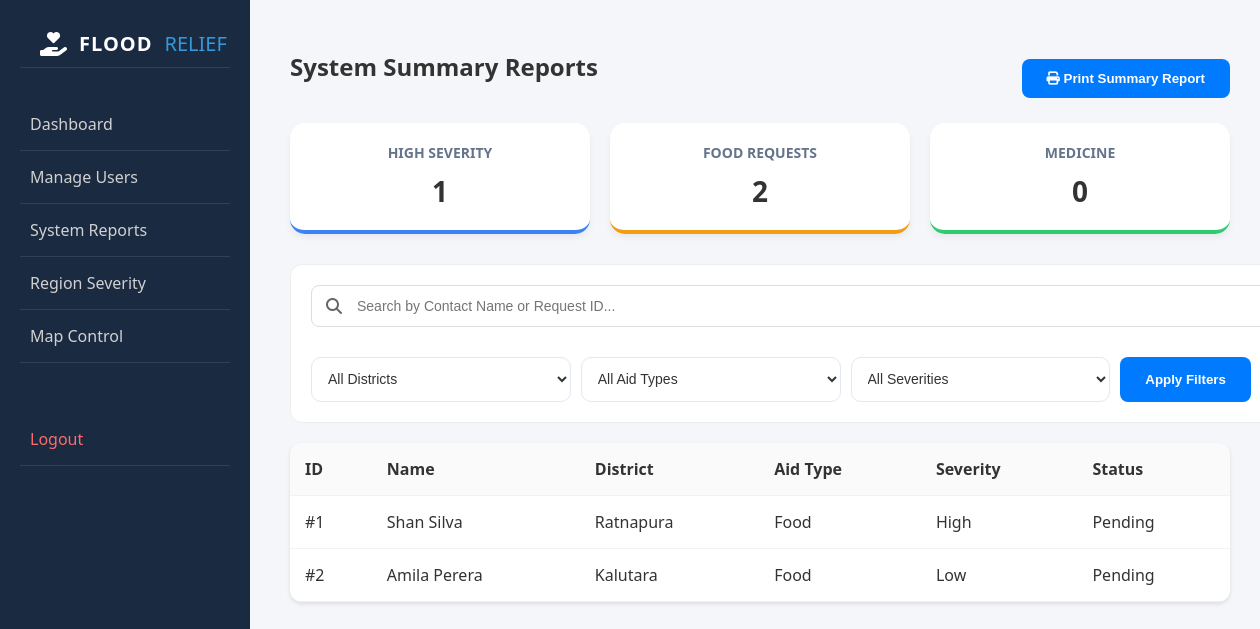
Before: /admin_reports.php with the older database file.
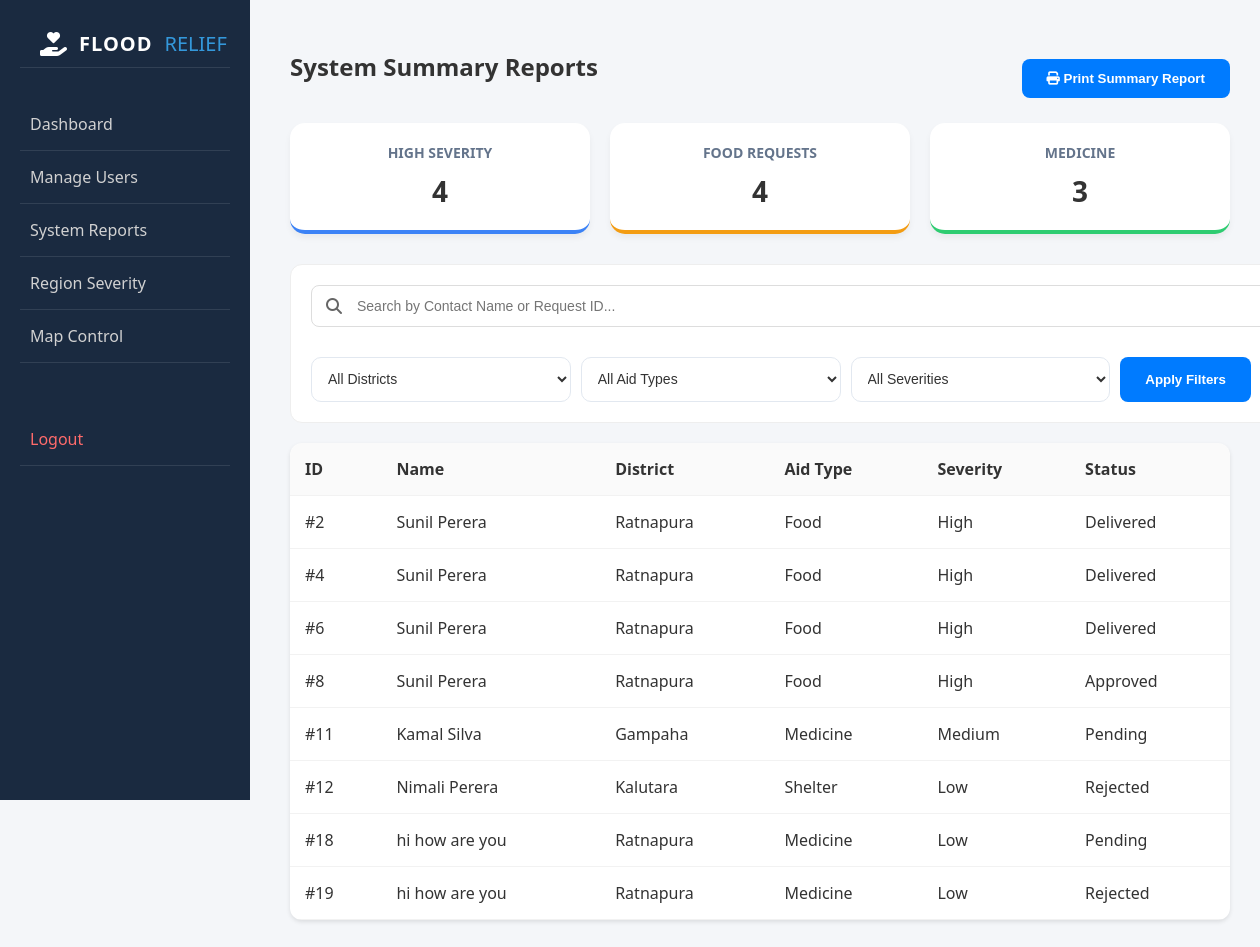
After: the same page with the newer database file.
### tables this page shows
CREATE TABLE `requests` (
  `id` int(11) NOT NULL,
  `user_id` int(11) DEFAULT NULL,
  `region_id` int(11) NOT NULL,
  `divisional_secretariat` varchar(100) NOT NULL,
  `gn_division` varchar(100) NOT NULL,
  `relief_type` enum('Food','Water','Medicine','Shelter') NOT NULL,
  `contact_person` varchar(100) NOT NULL,
  `contact_number` varchar(15) NOT NULL,
  `address` text NOT NULL,
  `family_members` int(11) NOT NULL,
  `severity` enum('Low','Medium','High') NOT NULL,
  `description` text DEFAULT NULL,
  `status` enum('Pending','Delivered','Approved','Rejected') DEFAULT 'Pending',
  `created_at` timestamp NOT NULL DEFAULT current_timestamp()
);

CREATE TABLE `regions` (
  `id` int(11) NOT NULL,
  `district_name` varchar(100) NOT NULL,
  `severity_level` enum('Low','Medium','High') NOT NULL
);

### admin_reports.php (the view, shortened to what this page needs)
<?php
require_once 'db_config.php';
$search_name = $_GET['search'] ?? '';
$where_clauses = ["1=1"];
$where_sql = implode(" AND ", $where_clauses);
$sql = "SELECT r.*, reg.district_name
        FROM requests r
        JOIN regions reg ON r.region_id = reg.id
        WHERE $where_sql";
$report_data = $conn->query($sql);
$rows = [];
$high_sev = 0; $food_req = 0; $med_req = 0;
while($row = $report_data->fetch_assoc()){
    if($row['severity'] == 'High') $high_sev++;
    if($row['relief_type'] == 'Food') $food_req++;
    if($row['relief_type'] == 'Medicine') $med_req++;
    $rows[] = $row;
}
?>
<!DOCTYPE html>
<html lang="en">
<head>
    <link rel="stylesheet" href="https://cdnjs.cloudflare.com/ajax/libs/font-awesome/6.4.0/css/all.min.css">
    <link rel="stylesheet" href="stylesAdmin.css">
</head>
<body class="lightMode">
    <div class="sidebar no-print">
        <div class="logo-box">
            <i class="fa-solid fa-hand-holding-heart protection-icon"></i>
            <span class="brand-flood">FLOOD </span><span class="brand-relief">RELIEF</span>
        </div>
        <ul>
            <li><a href="admin_page.html">Dashboard</a></li>
            <li><a href="admin_users.php">Manage Users</a></li>
            <li><a href="admin_reports.php">System Reports</a></li>
            <li><a href="manage_reigon.php">Region Severity</a></li>
            <li><a href="map.html">Map Control</a></li>
            <li style="margin-top: 50px;"><a href="login.html" style="color: #ff6b6b;">Logout</a></li>
        </ul>
    </div>
    <div class="main-content">
        <div style="display: flex; justify-content: space-between; align-items: center; margin-bottom: 20px;">
            <h2>System Summary Reports</h2>
            <button class="summary-btn no-print" onclick="window.print()">
                <i class="fa-solid fa-print"></i> Print Summary Report
            </button>
        </div>
        <div class="stats-container">
            <div class="stat-card total"><h3>High Severity</h3><p><?php echo $high_sev; ?></p></div>
            <div class="stat-card pending"><h3>Food Requests</h3><p><?php echo $food_req; ?></p></div>
            <div class="stat-card approved"><h3>Medicine</h3><p><?php echo $med_req; ?></p></div>
        </div>
        <form method="GET" class="full-width-controls no-print" style="background: white; padding: 20px; border-radius: 12px; margin-bottom: 20px; border: 1px solid #eee;">
    <div style="position: relative; margin-bottom: 15px;">
        <i class="fa-solid fa-magnifying-glass" style="position: absolute; left: 15px; top: 50%; transform: translateY(-50%); color: #666;"></i>
        <input type="text" name="search" placeholder="Search by Contact Name or Request ID..."
               value="<?php echo htmlspecialchars($search_name); ?>"
               style="width: 100%; padding: 12px 12px 12px 45px; border-radius: 8px; border: 1px solid #ddd; font-size: 14px;">
    </div>
    <div class="filter-row" style="display: flex; gap: 10px; flex-wrap: wrap;">
        <select name="district" class="admin-dropdown" style="flex: 1; min-width: 150px;">
            <option value="">All Districts</option>
        </select>
        <select name="type" class="admin-dropdown" style="flex: 1; min-width: 150px;">
            <option value="">All Aid Types</option>
        </select>
        <select name="severity" class="admin-dropdown" style="flex: 1; min-width: 150px;">
            <option value="">All Severities</option>
        </select>
        <button type="submit" class="summary-btn" style="margin: 0; padding: 0 25px; height: 45px;">
            Apply Filters
        </button>
    </div>
</form>
        <div class="table-section">
            <table>
                <thead>
                    <tr>
                        <th>ID</th>
                        <th>Name</th>
                        <th>District</th>
                        <th>Aid Type</th>
                        <th>Severity</th>
                        <th>Status</th>
                    </tr>
                </thead>
                <tbody>
                    <?php if(count($rows) > 0): foreach($rows as $r): ?>
                    <tr>
                        <td>#<?php echo $r['id']; ?></td>
                        <td><?php echo $r['contact_person']; ?></td>
                        <td><?php echo $r['district_name']; ?></td>
                        <td><?php echo $r['relief_type']; ?></td>
                        <td>
                            <span class="severity-text-<?php echo $r['severity']; ?>">
                                <?php echo $r['severity']; ?>
                            </span>
                        </td>
                        <td><?php echo $r['status']; ?></td>
                    </tr>
                    <?php endforeach; else: ?>
                    <tr><td colspan="6" style="text-align:center;">No records found.</td></tr>
                    <?php endif; ?>
                </tbody>
            </table>
        </div>
    </div>
</body>
</html>

Changed rows visible on the page:
removed requests: id "1", contact_person "Shan Silva", region.district_name "Ratnapura", relief_type "Food", severity "High", status "Pending"
changed requests id 2: contact_person "Amila Perera" → "Sunil Perera"; region.district_name "Kalutara" → "Ratnapura"; severity "Low" → "High"; status "Pending" → "Delivered"
added requests: id "4", contact_person "Sunil Perera", region.district_name "Ratnapura", relief_type "Food", severity "High", status "Delivered"
added requests: id "6", contact_person "Sunil Perera", region.district_name "Ratnapura", relief_type "Food", severity "High", status "Delivered"
added requests: id "8", contact_person "Sunil Perera", region.district_name "Ratnapura", relief_type "Food", severity "High", status "Approved"
added requests: id "11", contact_person "Kamal Silva", region.district_name "Gampaha", relief_type "Medicine", severity "Medium", status "Pending"
added requests: id "12", contact_person "Nimali Perera", region.district_name "Kalutara", relief_type "Shelter", severity "Low", status "Rejected"
added requests: id "18", contact_person "hi how are you", region.district_name "Ratnapura", relief_type "Medicine", severity "Low", status "Pending"
added requests: id "19", contact_person "hi how are you", region.district_name "Ratnapura", relief_type "Medicine", severity "Low", status "Rejected"
Other visible differences:
$high_sev: "1" → "4"
$food_req: "2" → "4"
$med_req: "0" → "3"
